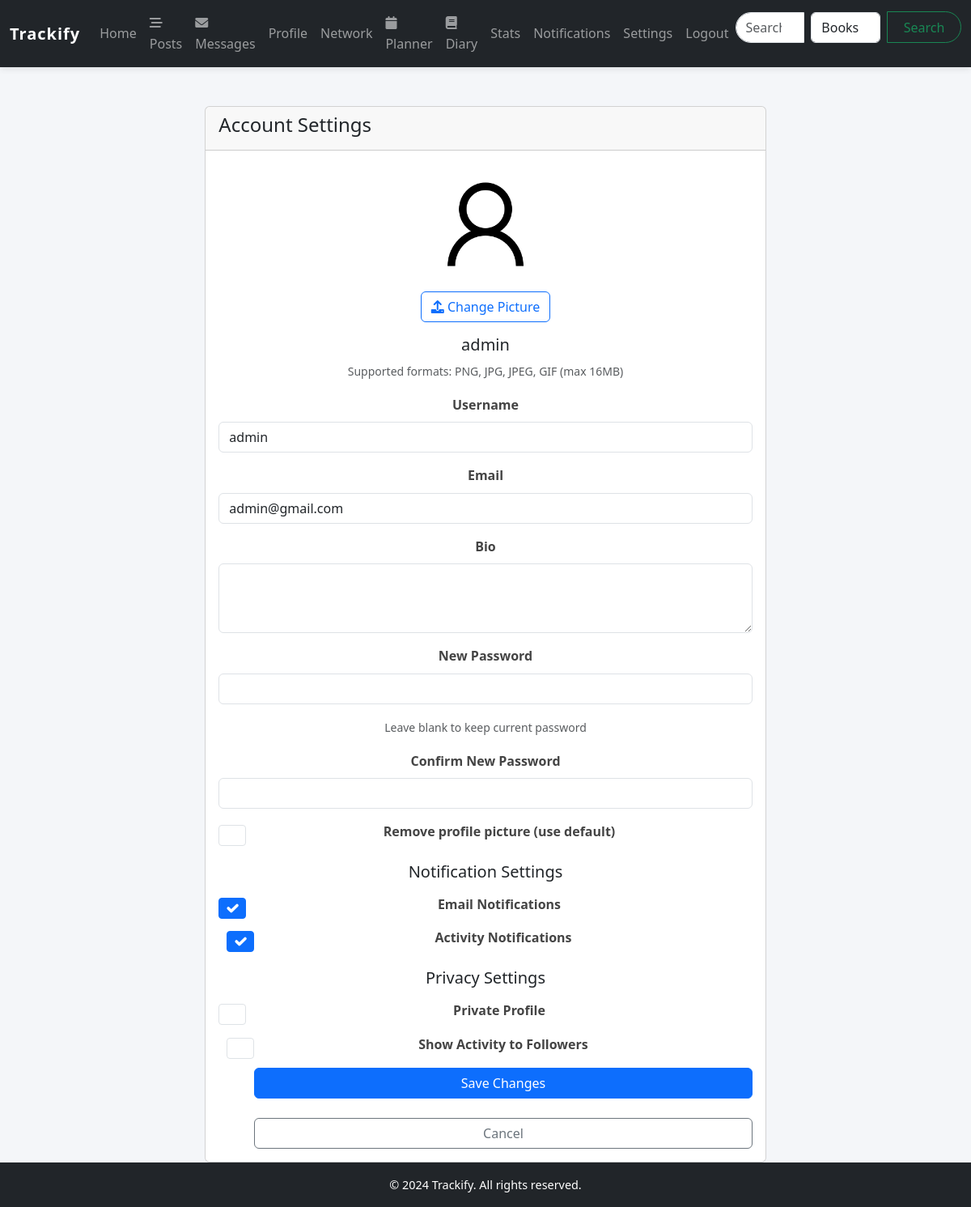
The app's page /settings (signed in) with its own data.
### models/user_model.py (models this page shows, shortened)
class User(db.Model, UserMixin):
    __tablename__ = 'users'
    user_id = db.Column(db.Integer, primary_key=True)
    username = db.Column(db.String(255), unique=True, nullable=False)
    password_hash = db.Column(db.String(255), nullable=False)
    email = db.Column(db.String(255), unique=True, nullable=False)
    join_date = db.Column(db.DateTime, default=datetime.utcnow)
    profile_picture = db.Column(db.String(256), nullable=True)
    bio = db.Column(db.Text, default=None)
    theme = db.Column(db.String(20), default='light')
    notifications_enabled = db.Column(db.Boolean, default=True)
    email_notifications = db.Column(db.Boolean, default=True)
    reset_token = db.Column(db.String(100), unique=True, nullable=True)
    reset_token_expiry = db.Column(db.DateTime, nullable=True)
    ratings = db.relationship('Rating', backref='user', lazy='dynamic')
    reviews = db.relationship('Review', backref='user', lazy='dynamic')
    custom_lists = db.relationship('CustomList', backref='creator', lazy='dynamic')
    messages_sent = db.relationship('Message', foreign_keys='Message.sender_id', backref='sender', lazy='dynamic')
    messages_received = db.relationship('Message', foreign_keys='Message.recipient_id', backref='recipient', lazy='dynamic')
    user_media = db.relationship('UserMedia', backref='user', lazy='dynamic')
    following = db.relationship(
        'Follow',
        foreign_keys='Follow.follower_id',
        backref=db.backref('follower', lazy='joined'),
        lazy='dynamic',
        cascade='all, delete-orphan'
    )
    followers = db.relationship(
        'Follow',
        foreign_keys='Follow.followed_id',
        backref=db.backref('followed', lazy='joined'),
        lazy='dynamic',
        cascade='all, delete-orphan'
    )
    @property
    def profile_picture_url(self):
        if not self.profile_picture or self.profile_picture == '':
            return 'defaults/user.png'
        return self.profile_picture

### routes/main_routes.py (the view, shortened to what this page needs)
@main_routes.route('/settings', methods=['GET', 'POST'])
@login_required
def settings():
    return render_template('settings.html')

### app.py (called while the page is built)
def create_app():
    app = Flask(__name__)
    app.config.from_object(Config)
    Config.init_app(app)  # Initialize config (create directories)
    db.init_app(app)
    bcrypt.init_app(app)
    Session(app)
    mail.init_app(app)  # Initialize Flask-Mail
    login_manager = LoginManager()
    login_manager.init_app(app)
    login_manager.login_view = 'user_routes.login'
    @login_manager.user_loader
    def load_user(user_id):
        return User.query.get(int(user_id))
    app.register_blueprint(user_routes)
    app.register_blueprint(media_routes)
    app.register_blueprint(main_routes)
    app.register_blueprint(api_routes)
    app.register_blueprint(post_routes)
    app.register_blueprint(message_routes)
    with app.app_context():
        db.create_all()
    error_handler(app)
    return app

### templates/settings.html (shortened to what this page needs)
{% extends "base.html" %}
{% block content %}
<div class="container mt-4">
    <div class="row justify-content-center">
        <div class="col-md-8">
            <div class="card">
                <div class="card-header">
                    <h4>Account Settings</h4>
                </div>
                <div class="card-body text-center">
                    <div class="profile-picture-container">
                        <img src="{{ url_for('static', filename=current_user.profile_picture_url) }}" alt="Profile Picture" class="img-fluid rounded-circle" style="width: 150px; height: 150px;">
                        <div class="mt-2">
                            <label for="profile_picture" class="btn btn-outline-primary">
                                <i class="fas fa-upload"></i> Change Picture
                            </label>
                        </div>
                    </div>
                    <h5 class="card-title mt-3">{{ current_user.username }}</h5>
                    <form method="POST" enctype="multipart/form-data">
                        <div class="mb-3">
                            <small class="text-muted">Supported formats: PNG, JPG, JPEG, GIF (max 16MB)</small>
                        </div>
                        <div class="mb-3">
                            <label for="username" class="form-label">Username</label>
                            <input type="text" class="form-control" id="username" name="username"
                                   value="{{ current_user.username }}" required>
                        </div>
                        <div class="mb-3">
                            <label for="email" class="form-label">Email</label>
                            <input type="email" class="form-control" id="email" name="email"
                                   value="{{ current_user.email }}" required>
                        </div>
                        <div class="mb-3">
                            <label for="bio" class="form-label">Bio</label>
                            <textarea class="form-control" id="bio" name="bio" rows="3">{{ current_user.bio }}</textarea>
                        </div>
                        <div class="mb-3">
                            <label for="new_password" class="form-label">New Password</label>
                            <input type="password" class="form-control" id="new_password" name="new_password">
                            <small class="text-muted">Leave blank to keep current password</small>
                        </div>
                        <div class="mb-3">
                            <label for="confirm_password" class="form-label">Confirm New Password</label>
                            <input type="password" class="form-control" id="confirm_password" name="confirm_password">
                        </div>
                        <div class="mb-3">
                            <div class="form-check">
                                <input class="form-check-input" type="checkbox" id="delete_picture" name="delete_picture">
                                <label class="form-check-label" for="delete_picture">
                                    Remove profile picture (use default)
                                </label>
                            </div>
                        </div>
                        <h5 class="mt-4 mb-3">Notification Settings</h5>
                        <div class="mb-3">
                            <div class="form-check">
                                <input class="form-check-input" type="checkbox" id="email_notifications" name="email_notifications"
                                       {% if current_user.email_notifications %}checked{% endif %}>
                                <label class="form-check-label" for="email_notifications">
                                    Email Notifications
                                </label>
                            </div>
                        </div>
                        <div class="mb-3">
                            <div class="form-check">
                                <input class="form-check-input" type="checkbox" id="activity_notifications" name="activity_notifications"
                                       {% if current_user.notifications_enabled %}checked{% endif %}>
                                <label class="form-check-label" for="activity_notifications">
                                    Activity Notifications
                                </label>
                            </div>
                        </div>
                        <h5 class="mt-4 mb-3">Privacy Settings</h5>
                        <div class="mb-3">
                            <div class="form-check">
                                <input class="form-check-input" type="checkbox" id="private_profile" name="private_profile"
                                       {% if current_user.private_profile %}checked{% endif %}>
                                <label class="form-check-label" for="private_profile">
                                    Private Profile
                                </label>
                            </div>
                        </div>
                        <div class="mb-3">
                            <div class="form-check">
                                <input class="form-check-input" type="checkbox" id="show_activity" name="show_activity"
                                       {% if current_user.show_activity %}checked{% endif %}>
                                <label class="form-check-label" for="show_activity">
                                    Show Activity to Followers
                                </label>
                            </div>
                        </div>
                        <div class="d-grid gap-2">
                            <button type="submit" class="btn btn-primary">Save Changes</button>
                            <a href="{{ url_for('main_routes.profile', username=current_user.username) }}"
                               class="btn btn-outline-secondary">Cancel</a>
                        </div>
                    </form>
                </div>
            </div>
        </div>
    </div>
</div>
{% endblock %}

### static/style.css (style rules this page uses)
body { font-family: 'Segoe UI', Tahoma, Geneva, Verdana, sans-serif; line-height: 1.6; margin: 0; padding: 0; background-color: #f4f6f9; color: #333; }
a { color: #007bff; text-decoration: none; }
.container { max-width: 1100px; }
form label { display: block; margin-bottom: 0.5rem; font-weight: 600; color: #444; }
form input, form select, form textarea, form button { width: 100%; padding: 12px 16px; margin-bottom: 1rem; border: 1px solid #ced4da; border-radius: 8px; font-size: 1rem; transition: all 0.3s ease; }
form button { background-color: #007bff; color: #fff; border: none; cursor: pointer; font-weight: 600; transition: background-color 0.3s ease; }

### records on screen
User: profile_picture (placeholder picture), username "admin", email "admin@gmail.com", email_notifications "☑", notifications_enabled "☑"
